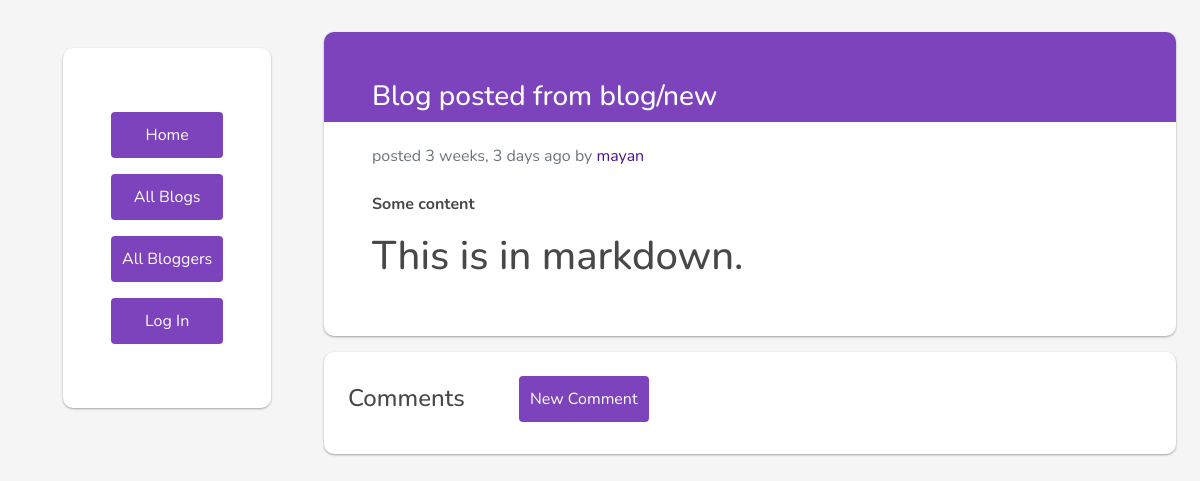
Page /blog/14/ on the earlier database version.
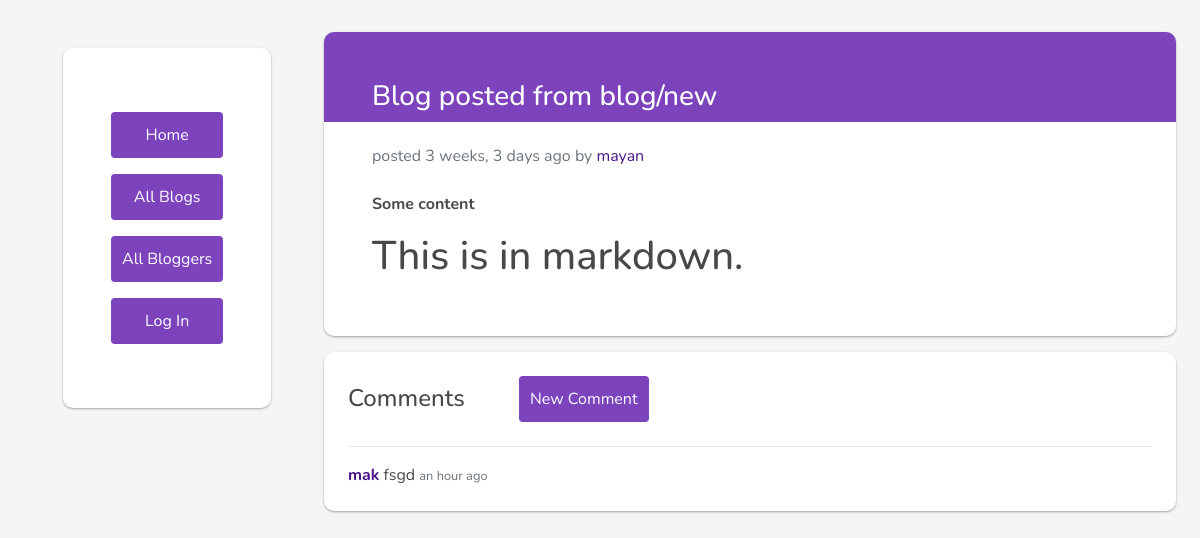
Same page on the later database version.
### blog/models.py (models this page shows)
class Comment(models.Model) :
    content = models.TextField(max_length=300)
    created_at = models.DateTimeField(auto_now_add=True)
    post = models.ForeignKey(
        Post, related_name='comments', on_delete=models.CASCADE)
    created_by = models.ForeignKey(
        settings.AUTH_USER_MODEL, related_name='comments', on_delete=models.CASCADE)

### accounts/models.py (models this page shows)
class User(AbstractUser):
    bio = models.CharField(max_length=200, null=True)
    is_blogger = models.BooleanField(default = False)

### blog/views.py (the view)
# urls.py: path('blog/<int:pk>/', views.PostView.as_view(), name='blog'),
class PostView(DetailView):
	model = Post
	context_object_name = 'post'
	template_name = 'blog/post.html'

### blog/models.py (called while the page is built)
    def get_post_as_markdown(self):
        return mark_safe(markdown(self.content, safe_mode='escape'))

### blog/templates/blog/post.html (shortened to what this page needs)
{% extends 'blog/base.html' %}
{% load humanize %}
{% block content %}
{% if post %}
    <div class="my-3 p-5 bg-white post-card">
        <div class='post-title'><h3>{{post.title}}</h3></div>
        <div class="text-muted"> posted {{ post.created_at|naturaltime}} by
            <a href="{% url 'blog:blogger' post.created_by %}">{{ post.created_by}}</a>
        </div>
        <div class="mt-4"> {{ post.get_post_as_markdown}} </div>
    </div>
{% endif %}
<div class="my-3 p-4 bg-white comment-card">
    <h4 class='comment-title'>Comments</h4>
    <a href="{% url 'blog:comment' post.id %}">
    <button class='btn bg-white mb-2 p-2 comment-btn'>New Comment</button>
    </a>
    {% if post.comments %}
        {% for comment in post.comments.all %}
            <div>
                <hr>
                {% if comment.created_by.is_blogger %}
                    <a href="{% url 'blog:blogger' post.created_by %}"><strong>{{ comment.created_by }}</strong></a>
                {% else %}
                    <strong>{{ comment.created_by }}</strong>
                {% endif %}
                <span>{{comment.content}}</span>
                <small class="text-muted">{{ comment.created_at|naturaltime}}</small>
            </div>
        {% endfor %}
</div>
{% endif %}
{% endblock %}

Differences in the rows shown:
added Comment: created_by "mak", content "fsgd", created_at "an hour ago"
